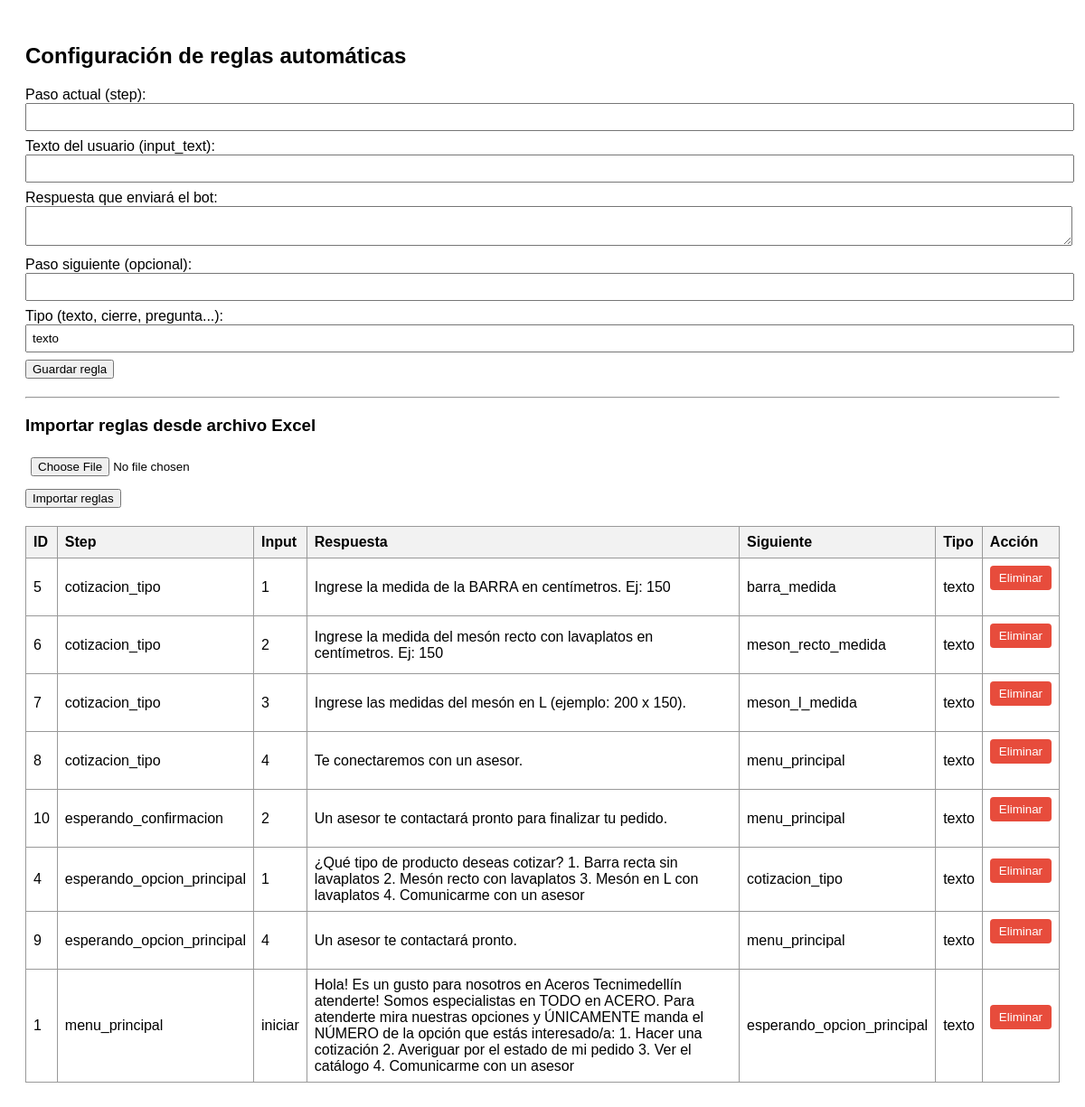
Page /configuracion (signed in) on the committed database.
### tables this page shows
CREATE TABLE reglas (
            id INTEGER PRIMARY KEY AUTOINCREMENT,
            step TEXT NOT NULL,
            input_text TEXT NOT NULL,
            respuesta TEXT NOT NULL,
            siguiente_step TEXT,
            tipo TEXT DEFAULT 'texto'
        );

### app.py (the view, shortened to what this page needs)
@app.route('/configuracion', methods=['GET', 'POST'])
def configuracion():
    if "user" not in session or session["rol"] != "admin":
        return redirect(url_for("login"))
    conn = sqlite3.connect(DB_PATH)
    c = conn.cursor()
    c.execute("SELECT * FROM reglas ORDER BY step, id")
    reglas = c.fetchall()
    conn.close()
    return render_template('configuracion.html', reglas=reglas)

### templates/configuracion.html (shortened to what this page needs)
<!DOCTYPE html>
<html>
<head>
</head>
<body>
    <h2>Configuración de reglas automáticas</h2>
    <form method="POST">
        <label>Paso actual (step):</label>
        <input type="text" name="step" required>
        <label>Texto del usuario (input_text):</label>
        <input type="text" name="input_text" required>
        <label>Respuesta que enviará el bot:</label>
        <textarea name="respuesta" required></textarea>
        <label>Paso siguiente (opcional):</label>
        <input type="text" name="siguiente_step">
        <label>Tipo (texto, cierre, pregunta...):</label>
        <input type="text" name="tipo" value="texto">
        <button type="submit">Guardar regla</button>
    </form>
    <hr>
    <h3>Importar reglas desde archivo Excel</h3>
    <form method="POST" enctype="multipart/form-data">
        <input type="file" name="archivo" accept=".xlsx" required>
        <button type="submit">Importar reglas</button>
    </form>
    <table>
        <tr>
            <th>ID</th>
            <th>Step</th>
            <th>Input</th>
            <th>Respuesta</th>
            <th>Siguiente</th>
            <th>Tipo</th>
            <th>Acción</th>
        </tr>
        {% for r in reglas %}
        <tr>
            <td>{{ r[0] }}</td>
            <td>{{ r[1] }}</td>
            <td>{{ r[2] }}</td>
            <td>{{ r[3] }}</td>
            <td>{{ r[4] }}</td>
            <td>{{ r[5] }}</td>
            <td>
                <form method="POST" action="{{ url_for('eliminar_regla', regla_id=r[0]) }}" onsubmit="return confirm('¿Estás seguro de eliminar esta regla?');">
                    <button type="submit" style="background-color:#e74c3c; color:white; border:none; padding:6px 10px; border-radius:4px; cursor:pointer;">Eliminar</button>
                </form>
            </td>
        </tr>
        {% endfor %}
    </table>
</body>
</html>

### templates/configuracion.html (style rules this page uses)
body { font-family: Arial, sans-serif; padding: 20px; }
table { border-collapse: collapse; width: 100%; margin-top: 20px; }
th, td { border: 1px solid #999; padding: 8px; text-align: left; }
th { background-color: #f2f2f2; }
form { margin-bottom: 20px; }
input, textarea { width: 100%; padding: 6px; margin-bottom: 8px; }

### rows in the picture
reglas: id "5", step "cotizacion_tipo", input_text "1", respuesta "Ingrese la medida de la BARRA en centímetros. Ej: 150", siguiente_step "barra_medida", tipo "texto"
reglas: id "6", step "cotizacion_tipo", input_text "2", respuesta "Ingrese la medida del mesón recto con lavaplatos en centímetros. Ej: 150", siguiente_step "meson_recto_medida", tipo "texto"
reglas: id "7", step "cotizacion_tipo", input_text "3", respuesta "Ingrese las medidas del mesón en L (ejemplo: 200 x 150).", siguiente_step "meson_l_medida", tipo "texto"
reglas: id "8", step "cotizacion_tipo", input_text "4", respuesta "Te conectaremos con un asesor.", siguiente_step "menu_principal", tipo "texto"
reglas: id "10", step "esperando_confirmacion", input_text "2", respuesta "Un asesor te contactará pronto para finalizar tu pedido.", siguiente_step "menu_principal", tipo "texto"
reglas: id "4", step "esperando_opcion_principal", input_text "1", respuesta "¿Qué tipo de producto deseas cotizar? 1. Barra recta sin lavaplatos 2. Mesón recto con lavaplatos 3. Mesón en L con lavaplatos 4. Comunicarme con un asesor", siguiente_step "cotizacion_tipo", tipo "texto"
reglas: id "9", step "esperando_opcion_principal", input_text "4", respuesta "Un asesor te contactará pronto.", siguiente_step "menu_principal", tipo "texto"
reglas: id "1", step "menu_principal", input_text "iniciar", respuesta "Hola! Es un gusto para nosotros en Aceros Tecnimedellín atenderte! Somos especialistas en TODO en ACERO. Para atenderte mira nuestras opciones y ÚNICAMENTE manda el NÚMERO de la opción que estás interesado/a: 1. Hacer una cotización 2. Averiguar por el estado de mi pedido 3. Ver el catálogo 4. Comunicarme con un asesor", siguiente_step "esperando_opcion_principal", tipo "texto"
